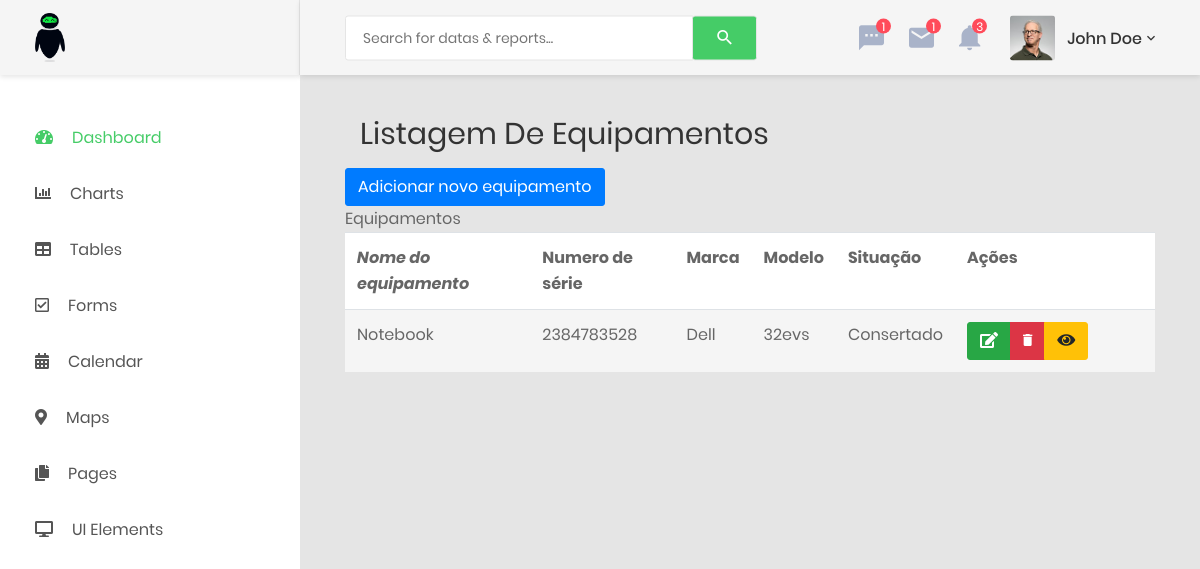
/index.php/equipamento, run on the app's committed database.
### tables this page shows
CREATE TABLE equipamento(
     id_equipamento INT NOT NULL PRIMARY KEY AUTO_INCREMENT,
    equipamento_nome VARCHAR(90) NOT NULL,
    numero_serie VARCHAR(90) NOT NULL,
marca VARCHAR(45) NOT NULL, 
modelo VARCHAR(45) NOT NULL,
situacao CHAR(1) NOT NULL 
);

### application/controllers/Equipamento.php (called while the page is built, shortened)
<?php
class Equipamento extends CI_Controller {
	public function index(){
        $coisas['equipamentos'] = $this->Equipamento_model->recuperar();
        $coisas['pagina'] = 'Listagem de equipamentos';
		$coisas ['title'] = 'listagem de todos os equipamentos - gael';
		$this->load->view('equipamentos/equipamentos', $coisas);
	}
}

### index.php (called while the page is built, shortened)
<?php
require_once BASEPATH.'core/CodeIgniter.php';

### application/models/Equipamento_model.php (called while the page is built, shortened)
<?php
class Equipamento_model extends CI_Model
{
	public function recuperar(){
		$query = $this->db->get('equipamento');
		return $query->result();
	}
}

### application/views/equipamentos/equipamentos.php (the view, shortened to what this page needs)
<div class="main-content container-fluid">
	<div class="section__content section__content--p30">
	<div class="container-fluid">
		<div class="row mb-3">
			<div class="col-md-12">
				<div class="overview-wrap">
					<h2 class="title-1"><?=$pagina; ?></h2>
				</div>
			</div>
		</div>
	</div>
<div class="row">
			<div class="col-lg-12">
				<a class="btn btn-primary" href="<?= base_url('index.php/equipamento/formAdd')?>">Adicionar novo equipamento</a>
				<section class="panel">
	              <header class="panel-heading">
	                Equipamentos
	              </header>
	              <table class="table table-striped table-advance table-hover">
	                <tbody>
	                  <tr>
	                    <th><i class="">Nome do equipamento</i></th>
	                    <th><i class=""></i>Numero de série</th>
	                    <th><i class=""></i>Marca</th>
						<th><i class=""></i>Modelo</th>
                        <th><i class=""></i>Situação</th>
                        <th><i class=""></i>Ações</th>
	                  </tr>
	                  <?php foreach ($equipamentos as $eq) {
	                  	?>
	                  <tr>
	                    <td><?php echo $eq->equipamento_nome;?></td>
	                    <td><?php echo $eq->numero_serie;?></td>
						<td>
                            <?= $eq->marca;?>
						</td>
						<td>
							<?= $eq->modelo; ?>
						</td>
						<td>
                            <?php
                                if ($eq->situacao == "0") {
                                    echo "Consertado";
                                }elseif ($eq->situacao == "1") {
                                    echo "Não consertado";
																}elseif ($eq->situacao == "2") {
																	echo "Parcialmente consertado";
																}else{
                                    echo "Database error";
                                }
                            ?>
						</td>
                        <td width="200px">
	                      <div class="btn-group">
	                        <a title="editar" class="btn btn-success" href="<?php echo base_url('index.php/equipamento/editar/')?><?=$eq->id_equipamento;?>">
	                        	<i class="fa fa-edit"></i></a>
	                        <a title="excluir" class="btn btn-danger" href="<?php echo base_url('index.php/equipamento/deletar/')?><?=$eq->id_equipamento;?>">
									<i class="zmdi zmdi-delete"></i>
							</a>
							<a title="visualizar meta" class="btn btn-warning" href="<?php echo base_url('index.php/equipamento/view/')?><?=$eq->id_equipamento;?>">
	                        	<i class="fa fa-eye"></i>
	                        </a>
	                      </div>
	                    </td>
	                  </tr>
	              	<?php } ?>
	                </tbody>
	              </table>
	            </section>
			</div>
		</div>
</div>

### data on the page
equipamento: equipamento_nome "Notebook", numero_serie "2384783528", marca "Dell", modelo "32evs", situacao "Consertado"

### other printed values
$pagina "Listagem De Equipamentos"
